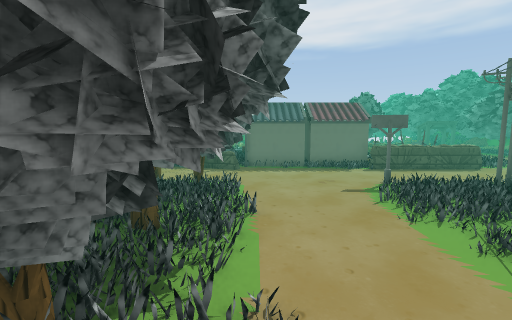
View 1 (above)

21 first-person views from a walk through a 3-D level made in the Unity game engine. The camera is 1.4 m above the floor, tilts 6° down and sees 90° across. The floor is counted in squares, 1 m on a side. Each view is taken from the middle of a square. On the plan, view 1 faces up. The plan holds only what a view shows up to about 13 squares ahead; the rest is blank. The place goes on beyond the plan. The player is left out. Some surface patterns are stand-ins.

View 2
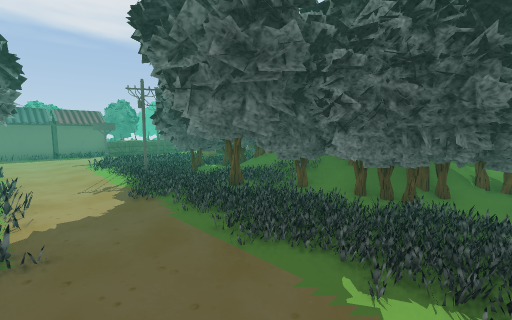

View 3
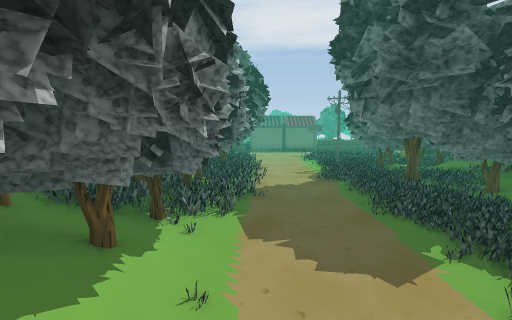

View 4
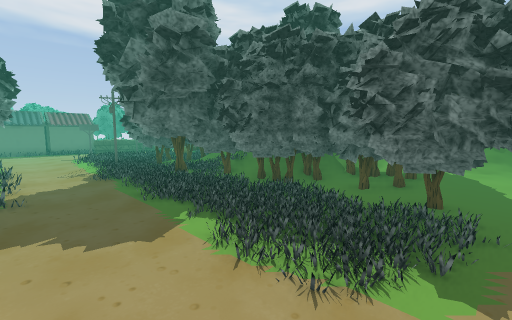

View 5
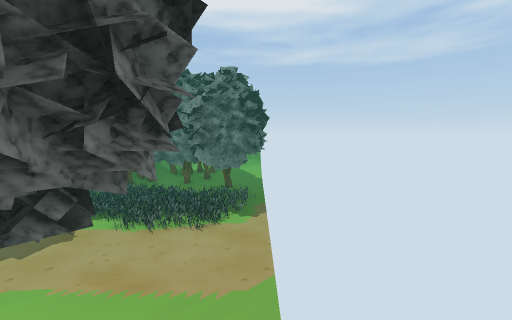

View 6
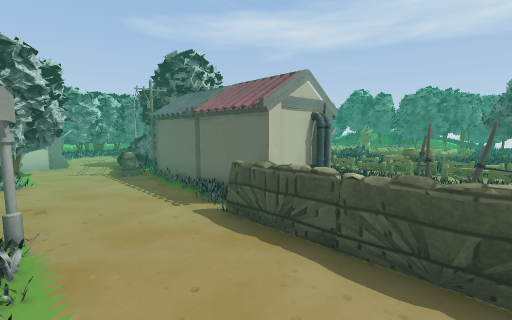

View 7
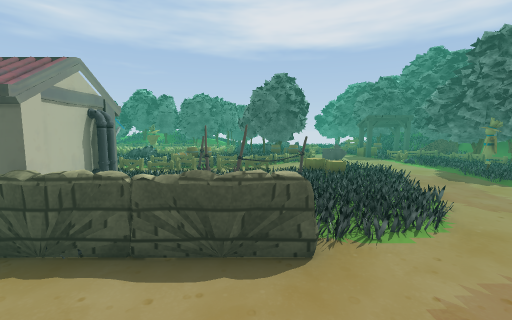

View 8
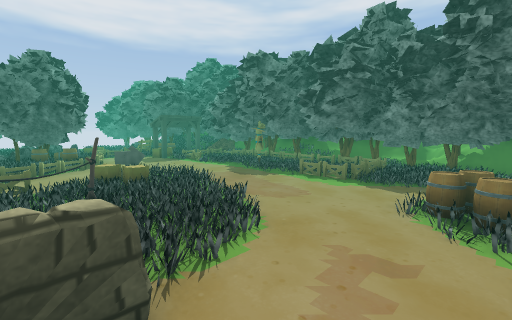

View 9
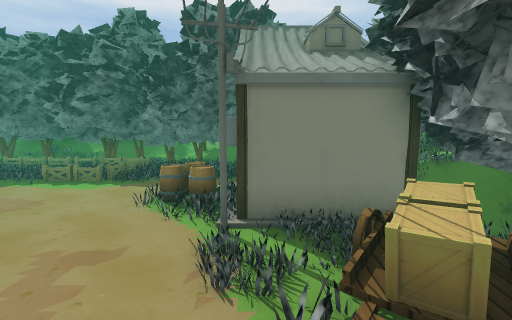

View 10
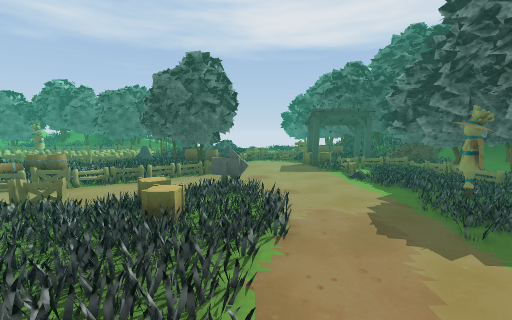

View 11
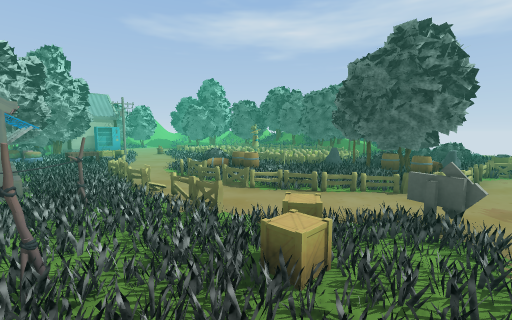

View 12
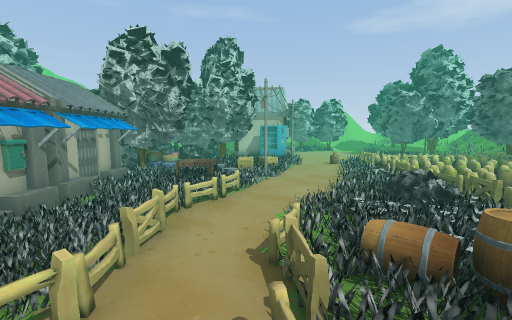

View 13
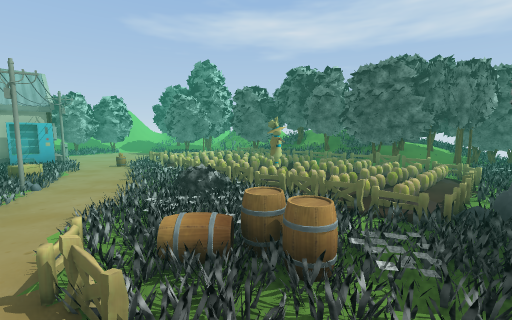

View 14
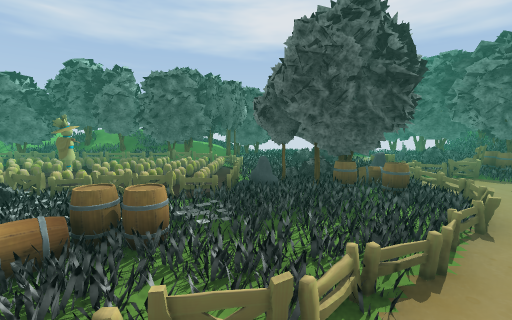

View 15
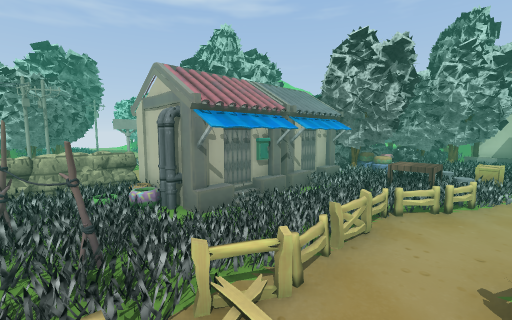

View 16
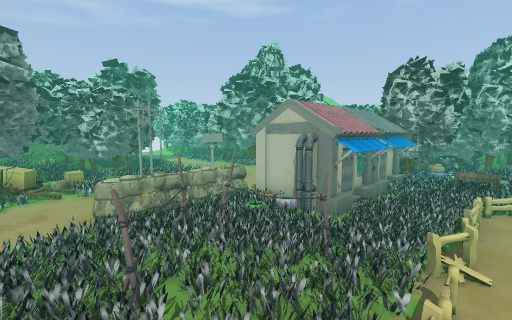

View 17
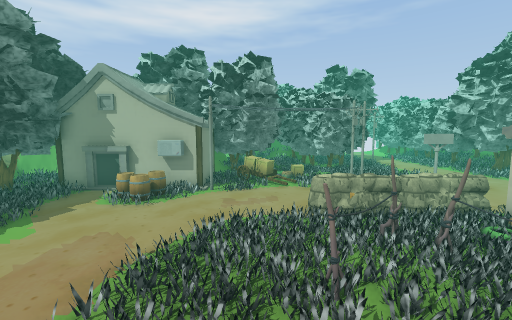

View 18
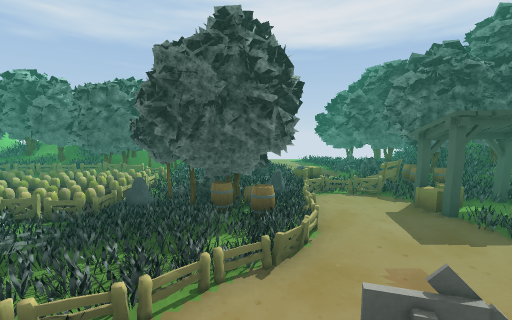

View 19
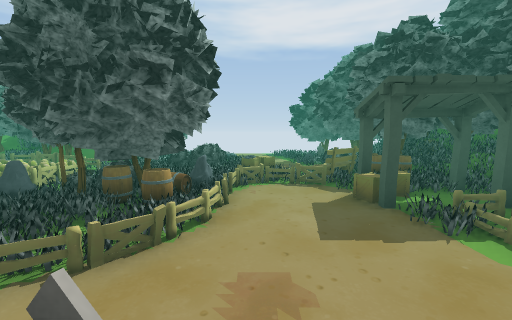

View 20
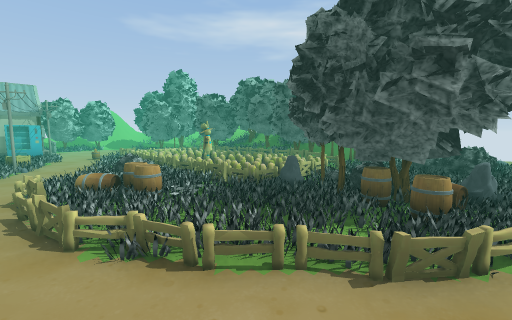

View 21
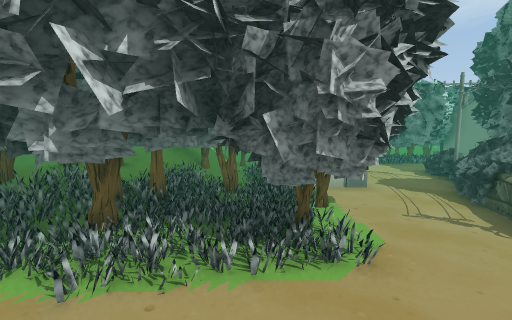

### Floor plan
Key: @ floor where view 1 was taken; # wall or solid block; x gap in a wall; . main floor; : floor 0.25 m higher than the main floor; / step, stairs or slope; = window, fence, low wall or low ledge; ^ raised ledge; H house; T tree; F flower; B barrel; E fence; P pipe; S scarecrow; A box; L table; M machine; N bench; O other object.
Columns run from 11 left of view 1 to 18 right of it. Each row starts with its distance up from view 1.
 28        ###=#######    O    =##
 27       ##OOOOEO#E..  OOO    ###
 26                  ..  OOO   B##
 25               .....    .OOBB##
 24             SS...E.   OEEN.B=#
 23             SS....TTTTT...OOO#
 22        O.   ....E.TTTBT..OO.OO
 21     ..==. O  EOE....T.......##
 20    ...  .... OFF.FF.........##
 19    HHM.......FFOBB..........##
 18   HHHM  ......:.......==.....E
 17     HM    ......EE..........S#
 16 #HH HOO   OL..E....E./.....SS#
 15 ## OOOOO   L.....E.../......##
 14  # OOOOO  OHHHHH..O.........##
 13  ##.OOOO OOHHHOPP.O.O.......##
 12  #..OOOOOOOHH#HPP.OO........##
 11    ....OO==HHHHHH..##......E:#
 10    .....O==....=#====.......##
  9       H.................BB..##
  8       H ###.............BBH##
  7       H####....x.. ....HHHHH#
  6     ####  #..... O .AAOH    #
  5           ##../.    ###HHHH
  4           ##..// ## #####
  3            #../.### #  ##^#
  2           ##../######   ####
  1           ##../##
  0           #@../#
 -1           #../##
 -2           #...##
 -3           #...##
 -4           #...:#
 -5           #....##
 -6           #....##
 -7           #.....#
 -8          ##....##
 -9          ##....##
-10         //.....#

Where each view was taken, in squares from view 1:
view 1: 0 up, 0 right, facing up
view 2: 7 down, 0 right, facing up-right
view 3: 9 down, 0 right, facing up
view 4: 10 down, 0 right, facing up-right
view 5: 10 down, 3 left, facing right
view 6: 7 up, 8 right, facing up-left
view 7: 7 up, 8 right, facing up
view 8: 8 up, 8 right, facing up-right
view 9: 7 up, 8 right, facing right
view 10: 11 up, 12 right, facing up
view 11: 13 up, 12 right, facing up-left
view 12: 17 up, 7 right, facing left
view 13: 17 up, 7 right, facing up-left
view 14: 16 up, 7 right, facing up
view 15: 17 up, 7 right, facing down-left
view 16: 16 up, 10 right, facing down-left
view 17: 16 up, 10 right, facing down
view 18: 16 up, 10 right, facing up
view 19: 17 up, 12 right, facing up
view 20: 17 up, 11 right, facing up-left
view 21: 6 up, 2 right, facing left
